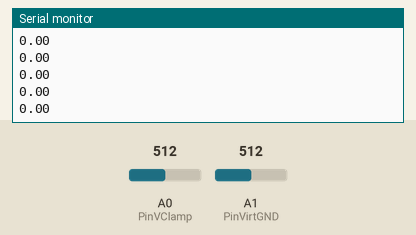
Recording of a sketch running on a simulated Arduino Uno, built with avr-gcc and run on an emulated ATmega328P. Parts: the last lines printed to the serial monitor. The test bench sets the inputs (shaded band); at power-on: A0 (PinVClamp) = 512, A1 (PinVirtGND) = 512.

Above: at 1.2 s.
1.3 s: A0 (PinVClamp) set to 716
At 1.49 s:
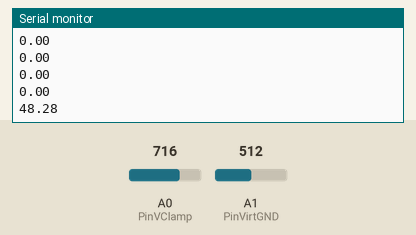
2.8 s: A1 (PinVirtGND) set to 716
At 2.88 s:
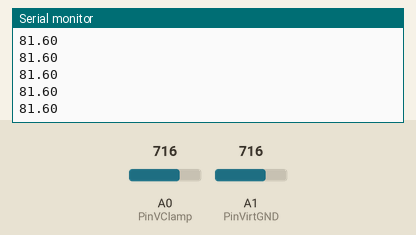
4.3 s: A0 (PinVClamp) set to 900
At 4.45 s:
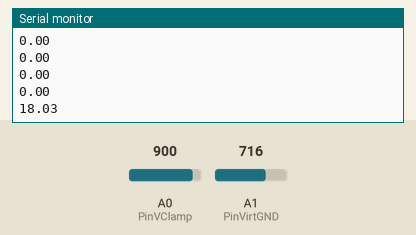
5.8 s: A1 (PinVirtGND) set to 900
At 5.85 s:
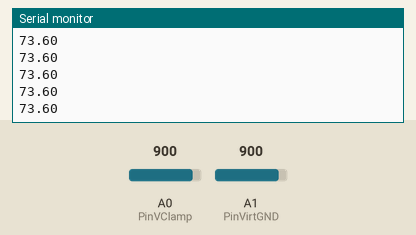
Timing chart, 0 to 8.3 s (numbered marks = the images above; inputs shaded):
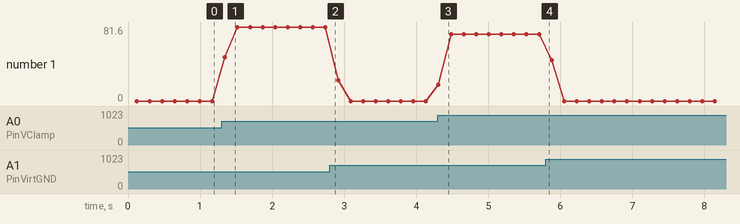

Measured:
- after the input at 1.3 s, the serial monitor: prints a new line after 0.05 s (image 1)
- after the input at 4.3 s, the serial monitor: prints a new line at once (image 3)
- plotted number 1: 0 → 81.6 after the input at 1.3 s, 0 → 73.6 after the input at 4.3 s

The sketch:

sombrero.ino
```cpp
const unsigned int numReadings=100;
int readingsVClamp[numReadings]; // samples of the sensor SCT-013-000
int readingsGND[numReadings]; // samples of the ground
float SumSqGND = 0;
float SumSqVClamp = 0;
float total = 0;
float rataratacetak=0;

int PinVClamp = A0; // Sensor SCT-013-000
int PinVirtGND = A1; // <span id="result_box" class="" lang="en"><span class="hps">Virtual</span> <span class="hps alt-edited">ground</span></span>

void setup() {
Serial.begin(9600);
for (int thisReading = 0; thisReading < numReadings; thisReading++) {
readingsVClamp[thisReading] = 0;
readingsGND[thisReading] = 0;

}

}
void loop() {
unsigned int i=0;
SumSqGND = 0;
SumSqVClamp = 0;
total = 0;
for (unsigned int i=0; i<numReadings; i++)
{
readingsVClamp[i] = analogRead(PinVClamp) - analogRead(PinVirtGND);
delay(1); //
}
for (unsigned int i=0; i<numReadings; i++)
{
SumSqVClamp = SumSqVClamp + sq((float)readingsVClamp[i]);
}
total = sqrt(SumSqVClamp/numReadings);
total= (total*(float)0.40);
Serial.println(total);
delay(50);
}
```
